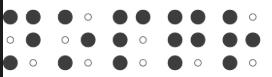
#> input picture backend/data/input/scan_1768714358.jpg, 272 x 77 px
$ python -i preprocess.py   (imports and definitions only)
#> lines starting #> are read from the running program, lines starting #| are printed output that depends on the picture; after the words box and inside, x2 and y2 are one past the last pixel; in counts of white or black regions, pixels touching at a corner belong together
#> further down, picture is the input picture: shape (77, 272, 3); min 16, max 255, mean 218.7
# braile/backend/src/preprocess.py

import cv2
import numpy as np

def clean_image(img, is_photo_mode=True):
#> called with is_photo_mode = True
    gray = cv2.cvtColor(img, cv2.COLOR_BGR2GRAY)

    if is_photo_mode:
        # 1. Equalize lighting across the curved page/shadows
        clahe = cv2.createCLAHE(clipLimit=3.0, tileGridSize=(8, 8))
        enhanced = clahe.apply(gray)
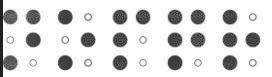
#> enhanced: shape (77, 272); min 15, max 255, mean 219.5

        # 2. Blur to remove paper texture and grain
        blurred = cv2.GaussianBlur(enhanced, (5, 5), 0)
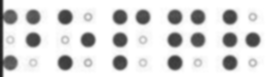
#> blurred: shape (77, 272); min 30, max 255, mean 219.6

        # 3. Adaptive Thresholding: Block size 41 adapts to large shadow gradients
        thresh = cv2.adaptiveThreshold(
            blurred, 255, cv2.ADAPTIVE_THRESH_GAUSSIAN_C,
            cv2.THRESH_BINARY_INV, 41, 12
        )
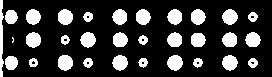
#> thresh: shape (77, 272); 21.2% white; 31 white regions (1 under 20 px), largest, box (x1, y1, x2, y2) and area: (0, 0, 4, 77) 218, (58, 55, 73, 71) 193, (167, 55, 183, 71) 192

        # 4. CRITICAL: Embossed bumps have a light and dark side.
        # Strong Dilation merges the split shadow/highlight into ONE solid dot.
        kernel = cv2.getStructuringElement(cv2.MORPH_ELLIPSE, (3, 3))
        thresh = cv2.dilate(thresh, kernel, iterations=2)
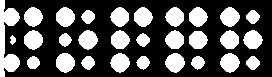
#> thresh: shape (77, 272); 33.7% white; 29 white regions, largest, box (x1, y1, x2, y2) and area: (0, 0, 20, 77) 804, (56, 53, 75, 73) 291, (165, 53, 185, 73) 288

        # 5. Erode to clean up stray noise/dust from the paper
        thresh = cv2.erode(thresh, kernel, iterations=1)
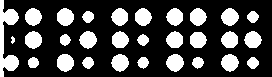
#> thresh: shape (77, 272); 27.4% white; 29 white regions, largest, box (x1, y1, x2, y2) and area: (0, 0, 19, 77) 674, (57, 54, 74, 72) 240, (166, 54, 184, 72) 238

    else:
        # Digital Mode
        _, thresh = cv2.threshold(gray, 0, 255, cv2.THRESH_BINARY_INV + cv2.THRESH_OTSU)
        kernel_clean = np.ones((2, 2), np.uint8)
        thresh = cv2.dilate(thresh, kernel_clean, iterations=1)

    return thresh

>>> import cv2
>>> picture = cv2.imread('../data/input/scan_1768714358.jpg')
>>> result = clean_image(picture)

$ run again, on backend/data/input/scan_1768812820.jpg
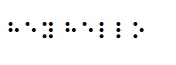
#> input picture backend/data/input/scan_1768812820.jpg, 176 x 65 px
#> picture is the input picture: shape (65, 176, 3); mean B, G, R 248, 248.3, 248.1
#> in clean_image, `thresh = cv2.adaptiveThreshold( blurred, 255, cv2.ADAPTIVE_THRESH_GAUS..`:
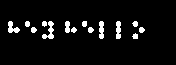
#> thresh: shape (65, 176); 5.5% white; 14 white regions, largest, box (x1, y1, x2, y2) and area: (42, 21, 54, 39) 100, (8, 21, 20, 33) 81, (116, 21, 121, 39) 78
#> in clean_image, `thresh = cv2.erode(thresh, kernel, iterations=1)`:
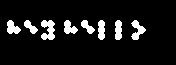
#> thresh: shape (65, 176); 9% white; 8 white regions, largest, box (x1, y1, x2, y2) and area: (41, 20, 55, 40) 195, (131, 20, 146, 40) 149, (7, 20, 21, 34) 126

$ run again, on backend/data/input/scan_1768813403.jpg
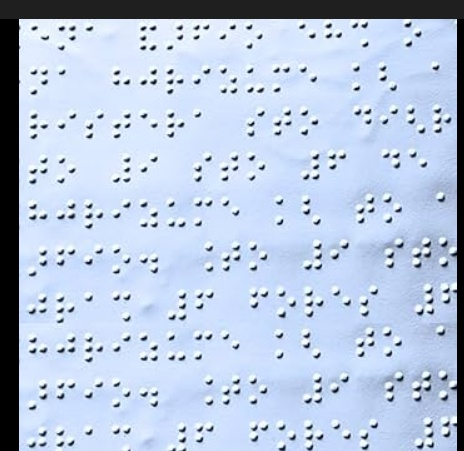
#> input picture backend/data/input/scan_1768813403.jpg, 464 x 451 px
#> picture is the input picture: shape (451, 464, 3); mean B, G, R 219.2, 196.3, 181.4
#> in clean_image, `thresh = cv2.adaptiveThreshold( blurred, 255, cv2.ADAPTIVE_THRESH_GAUS..`:
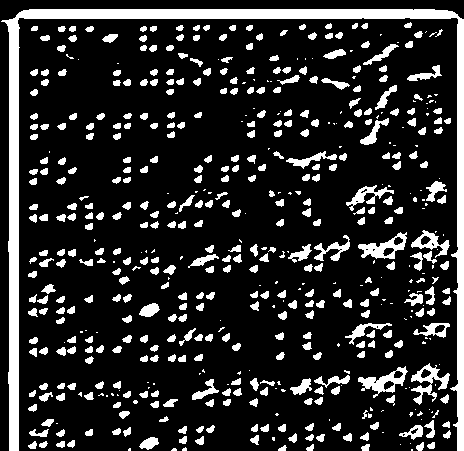
#> thresh: shape (451, 464); 17.2% white; 557 white regions (153 under 20 px), largest, box (x1, y1, x2, y2) and area: (1, 9, 464, 451) 11782, (411, 363, 450, 405) 579, (358, 366, 408, 398) 569
#> in clean_image, `thresh = cv2.erode(thresh, kernel, iterations=1)`:
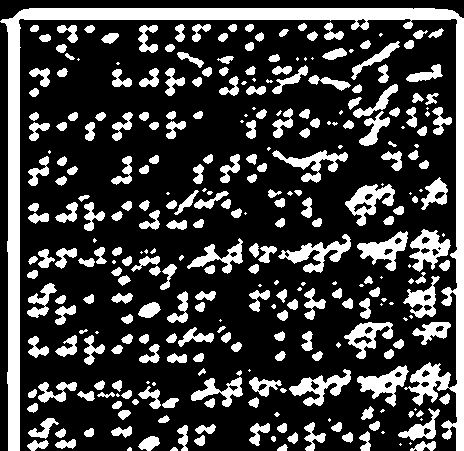
#> thresh: shape (451, 464); 25.2% white; 308 white regions (68 under 20 px), largest, box (x1, y1, x2, y2) and area: (0, 8, 464, 451) 15328, (278, 234, 351, 273) 974, (345, 184, 395, 226) 895
